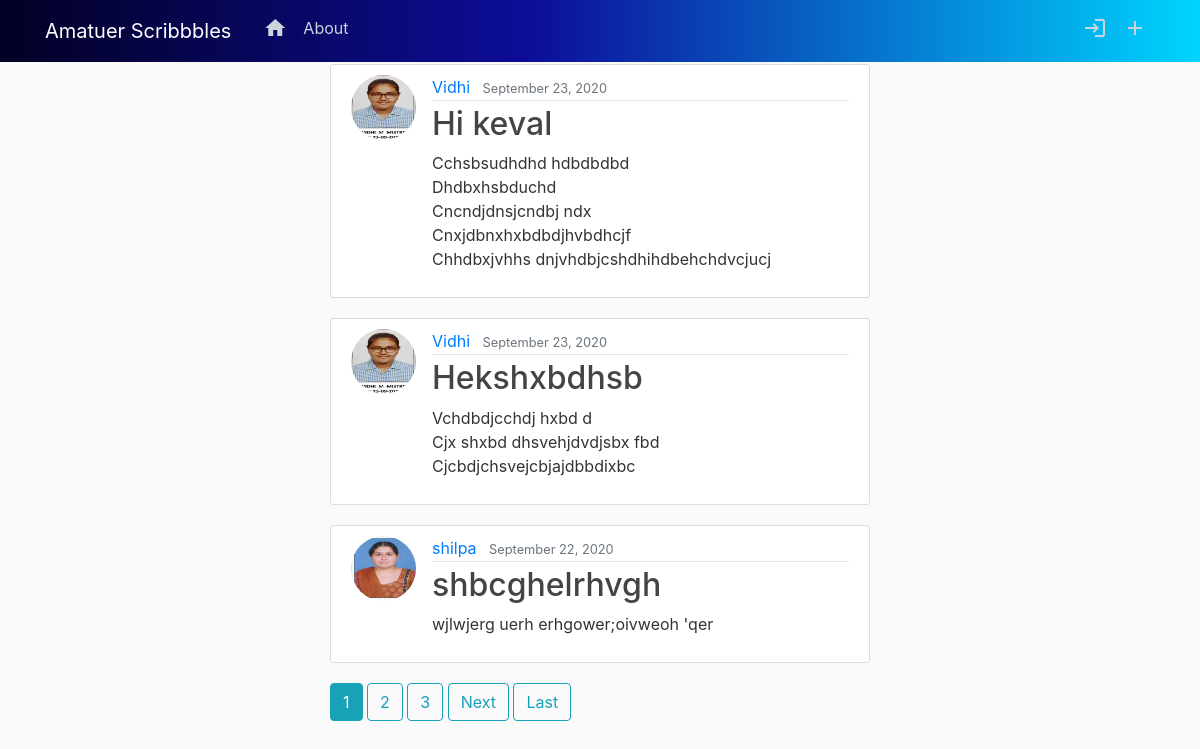
The page / on the database its author committed.
### blog/models.py (models this page shows, shortened)
class Post(models.Model):
	title = models.CharField(max_length = 100)
	content = models.TextField()
	date_posted = models.DateTimeField(default = timezone.now)
	author = models.ForeignKey(User, on_delete = models.CASCADE)

### users/models.py (models this page shows, shortened)
class profile(models.Model):
	user = models.OneToOneField(User, on_delete = models.CASCADE)
	image = models.ImageField(default = 'default.jpg', upload_to = 'profile_pics')

### blog/views.py (the view)
# urls.py: path('',PostListView.as_view() , name = 'blog-home'),
class PostListView(ListView):
	model = Post
	template_name = 'blog/home.html' # <app>/<model>_<viewtype>.html
	context_object_name = 'posts'
	ordering = ['-date_posted']
	paginate_by = 3

### blog/templates/blog/home.html (shortened to what this page needs)
{% extends "blog/base.html" %}
{% block content%}
	{% for post in posts %}
		<article class="media content-section">
			<img class = "rounded-circle article-img" src="{{ post.author.profile.image.url }}">
		  <div class="media-body">
		    <div class="article-metadata">
		      <a class="mr-2" href="{% url 'user-post' post.author.username %}">{{ post.author }}</a>
		      <small class="text-muted">{{ post.date_posted|date:"F d, Y" }}</small>
		    </div>
		    <h2><a class="article-title" href="{% url 'post-detail' post.id %}">{{ post.title }}</a></h2>
		    <p class="article-content">{{ post.content }}</p>
		  </div>
	</article>
	{% endfor %}
	{% if is_paginated %}
      {% for num in page_obj.paginator.page_range %}
        {% if page_obj.number == num %}
          <a class="btn btn-info mb-4" href="?page={{ num }}">{{ num }}</a>
        {% elif num > page_obj.number|add:'-3' and num < page_obj.number|add:'3' %}
          <a class="btn btn-outline-info mb-4" href="?page={{ num }}">{{ num }}</a>
        {% endif %}
      {% endfor %}
      {% if page_obj.has_next %}
        <a class="btn btn-outline-info mb-4" href="?page={{ page_obj.next_page_number }}">Next</a>
        <a class="btn btn-outline-info mb-4" href="?page={{ page_obj.paginator.num_pages }}">Last</a>
      {% endif %}
    {% endif %}
{% endblock content %}

### blog/templates/blog/base.html (shortened to what this page needs)
{% load static %}
<!DOCTYPE html>
<html>
<head>
    <link rel="stylesheet" href="https://maxcdn.bootstrapcdn.com/bootstrap/4.0.0/css/bootstrap.min.css">
    <link rel="stylesheet" type="text/css" href="{% static 'blog/main.css' %}">
</head>
<body>
	<header class="site-header">
	  <nav class="navbar navbar-expand-md navbar-dark bg-steel fixed-top">
	    <div class="container">
	    <a class="navbar-brand mr-4" href="/">Amatuer Scribbbles</a>
	      <div class="collapse navbar-collapse" id="navbarToggle">
	        <div class="navbar-nav mr-auto">
	          <a class="nav-item nav-link" href="{% url 'blog-home' %}"><i class="material-icons">home</i></a>
	          <a class="nav-item nav-link" href="{% url 'blog-about' %}">About</a>
	        </div>
	        <div class="navbar-nav">
	        	{% if user.is_authenticated %}
	        		<a class="nav-item nav-link" href="{% url 'post-create' %}"><i class="material-icons">add_circle</i></a>
	        		<a class="nav-item nav-link" href="{% url 'profile' %}"><i class="material-icons">account_circle</i></a>
	        		<a class="nav-item nav-link" href="{% url 'logout' %}"><i class="material-icons">power_settings_new</i></a>
	        	{% else %}
	        		<a class="nav-item nav-link" href="{% url 'login' %}"><i class="material-icons">login</i></a>
	          		<a class="nav-item nav-link" href="{% url 'register' %}"><small><i class="material-icons">add</i></small></a>
	        	{% endif %}
	        </div>
	      </div>
	    </div>
	  </nav>
	</header>
		<main role="main" class="container">
		  <div class="row">
		  	<div class = "col-md-3"></div>
		    <div class="col-md-6">
		      {% block content %}{% endblock %}
		    </div>
		  </div>
	</main>
</body>
</html>

### blog/static/blog/main.css (style rules this page uses)
body { background: #fafafa; color: #333333; margin-top: 4rem; }
h1, h2, h3, h4, h5, h6 { color: #444444; }
.bg-steel { background: rgb(2,0,36); background: linear-gradient(90deg, rgba(2,0,36,1) 0%, rgba(13,13,152,1) 44%, rgba(0,212,255,1) 100%); }
.site-header .navbar-nav .nav-link { color: #cbd5db; }
.content-section { background: #ffffff; padding: 10px 20px; border: 1px solid #dddddd; border-radius: 3px; margin-bottom: 20px; }
.article-title { color: #444444; }
.article-content { white-space: pre-line; }
.article-img { height: 65px; width: 65px; margin-right: 16px; }
.article-metadata { padding-bottom: 1px; margin-bottom: 4px; border-bottom: 1px solid #e3e3e3 }

### rows shown on the page
Post: author.profile.image (picture), author "Vidhi", date_posted "September 23, 2020", title "Hi keval", content "Cchsbsudhdhd hdbdbdbd Dhdbxhsbduchd Cncndjdnsjcndbj ndx Cnxjdbnxhxbdbdjhvbdhcjf Chhdbxjvhhs dnjvhdbjcshdhihdbehchdvcjucj"
Post: author.profile.image (picture), author "Vidhi", date_posted "September 23, 2020", title "Hekshxbdhsb", content "Vchdbdjcchdj hxbd d Cjx shxbd dhsvehjdvdjsbx fbd Cjcbdjchsvejcbjajdbbdixbc"
Post: author.profile.image (picture), author "shilpa", date_posted "September 22, 2020", title "shbcghelrhvgh", content "wjlwjerg uerh erhgower;oivweoh 'qer"

### other values the page prints
{{ num }} "1"
{{ num }} "2" "3"
